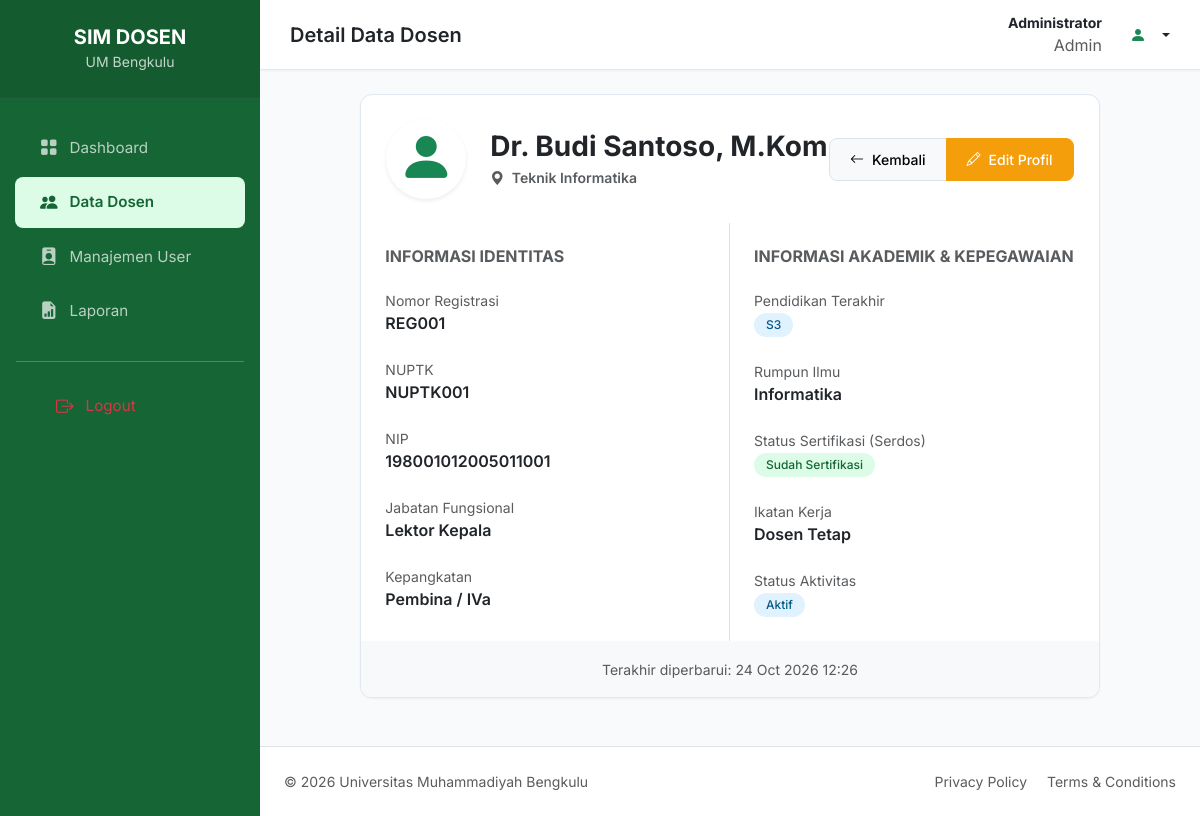
The app's page /dosen_detail.php?id=1 (signed in) with its own data.
### tables this page shows
CREATE TABLE dosen (
    id INT AUTO_INCREMENT PRIMARY KEY,
    nomor_registrasi VARCHAR(50),
    nuptk VARCHAR(50),
    nama VARCHAR(150) NOT NULL,
    nip VARCHAR(50),
    jabatan_fungsional VARCHAR(100),
    kepangkatan VARCHAR(100),
    pendidikan_terakhir VARCHAR(50),
    rumpun_ilmu VARCHAR(100),
    status_serdos VARCHAR(50),
    status_pegawai VARCHAR(50),
    ikatan_kerja VARCHAR(50),
    status_aktivitas VARCHAR(50),
    penempatan VARCHAR(100),
    created_at TIMESTAMP DEFAULT CURRENT_TIMESTAMP,
    updated_at TIMESTAMP DEFAULT CURRENT_TIMESTAMP ON UPDATE CURRENT_TIMESTAMP
);

### includes/auth.php (called while the page is built, shortened)
<?php
function isAdmin() {
    return isset($_SESSION['role']) && $_SESSION['role'] === 'admin';
}
?>

### dosen_detail.php (the view, shortened to what this page needs)
<?php
require_once 'config/db.php';
require_once 'includes/header.php';
$id = isset($_GET['id']) ? $_GET['id'] : die('ID tidak ditemukan');
$stmt = $pdo->prepare("SELECT * FROM dosen WHERE id = ?");
$stmt->execute([$id]);
$d = $stmt->fetch();
?>
<div class="row justify-content-center">
    <div class="col-lg-10">
        <div class="card overflow-hidden">
            <div class="card-header bg-soft-green py-4 border-0 d-flex justify-content-between align-items-center">
                <div class="d-flex align-items-center">
                    <div class="bg-white rounded-circle d-flex align-items-center justify-content-center shadow-sm me-4" style="width: 80px; height: 80px;">
                        <i class="bi bi-person-fill text-success display-4"></i>
                    </div>
                    <div>
                        <h3 class="mb-1 fw-bold text-deep-green"><?php echo $d['nama']; ?></h3>
                        <p class="mb-0 text-muted small"><i class="bi bi-geo-alt-fill me-1"></i> <?php echo $d['penempatan']; ?></p>
                    </div>
                </div>
                <div class="btn-group">
                    <a href="dosen_list.php" class="btn btn-light border btn-sm"><i class="bi bi-arrow-left me-2"></i>Kembali</a>
                    <?php if (isAdmin()): ?>
                    <a href="dosen_edit.php?id=<?php echo $d['id']; ?>" class="btn btn-warning btn-sm"><i class="bi bi-pencil me-2"></i>Edit Profil</a>
                    <?php endif; ?>
                </div>
            </div>
            <div class="card-body p-0">
                <div class="row g-0">
                    <div class="col-md-6 border-end">
                        <div class="p-4">
                            <h6 class="text-uppercase text-muted smaller fw-bold mb-4">Informasi Identitas</h6>
                            <div class="mb-4">
                                <label class="text-muted small d-block">Nomor Registrasi</label>
                                <div class="fw-semibold"><?php echo $d['nomor_registrasi'] ?: '-'; ?></div>
                            </div>
                            <div class="mb-4">
                                <label class="text-muted small d-block">NUPTK</label>
                                <div class="fw-semibold"><?php echo $d['nuptk'] ?: '-'; ?></div>
                            </div>
                            <div class="mb-4">
                                <label class="text-muted small d-block">NIP</label>
                                <div class="fw-semibold"><?php echo $d['nip'] ?: '-'; ?></div>
                            </div>
                            <div class="mb-4">
                                <label class="text-muted small d-block">Jabatan Fungsional</label>
                                <div class="fw-semibold text-primary-green"><?php echo $d['jabatan_fungsional'] ?: '-'; ?></div>
                            </div>
                            <div class="mb-0">
                                <label class="text-muted small d-block">Kepangkatan</label>
                                <div class="fw-semibold"><?php echo $d['kepangkatan'] ?: '-'; ?></div>
                            </div>
                        </div>
                    </div>
                    <div class="col-md-6">
                        <div class="p-4">
                            <h6 class="text-uppercase text-muted smaller fw-bold mb-4">Informasi Akademik & Kepegawaian</h6>
                            <div class="mb-4">
                                <label class="text-muted small d-block">Pendidikan Terakhir</label>
                                <span class="badge bg-soft-info"><?php echo $d['pendidikan_terakhir'] ?: '-'; ?></span>
                            </div>
                            <div class="mb-4">
                                <label class="text-muted small d-block">Rumpun Ilmu</label>
                                <div class="fw-semibold"><?php echo $d['rumpun_ilmu'] ?: '-'; ?></div>
                            </div>
                            <div class="mb-4">
                                <label class="text-muted small d-block">Status Sertifikasi (Serdos)</label>
                                <span class="badge <?php echo strpos($d['status_serdos'], 'Sudah') !== false ? 'bg-soft-success' : 'bg-soft-warning'; ?>">
                                    <?php echo $d['status_serdos'] ?: '-'; ?>
                                </span>
                            </div>
                            <div class="mb-4">
                                <label class="text-muted small d-block">Ikatan Kerja</label>
                                <div class="fw-semibold"><?php echo $d['ikatan_kerja'] ?: '-'; ?></div>
                            </div>
                            <div class="mb-0">
                                <label class="text-muted small d-block">Status Aktivitas</label>
                                <span class="badge bg-soft-info"><?php echo $d['status_aktivitas'] ?: '-'; ?></span>
                            </div>
                        </div>
                    </div>
                </div>
            </div>
            <div class="card-footer bg-light p-3 text-center border-0">
                <small class="text-muted italic">Terakhir diperbarui: <?php echo date('d M Y H:i', strtotime($d['updated_at'])); ?></small>
            </div>
        </div>
    </div>
</div>
<?php require_once 'includes/footer.php'; ?>

### assets/css/style.css (style rules this page uses)
:root { --deep-green: #166534; --primary-green: #15803D; --soft-green: #DCFCE7; --bg-color: #F8FAFC; --card-bg: #FFFFFF; --text-primary: #1F2937; --text-secondary: #64748B; --border-color: #E2E8F0; --success: #16A34A; --warning: #F59E0B; --danger: #DC2626; --sidebar-width: 260px; --navbar-height: 70px; --border-radius: 12px; --shadow-sm: 0 1px 2px 0 rgb(0 0 0 / 0.05); --shadow-md: 0 4px 6px -1px rgb(0 0 0 / 0.1), 0 2px 4px -2px rgb(0 0 0 / 0.1); }
body { background-color: var(--bg-color); color: var(--text-primary); font-family: 'Inter', -apple-system, BlinkMacSystemFont, "Segoe UI", Roboto, Helvetica, Arial, sans-serif; overflow-x: hidden; }
.card { border: 1px solid var(--border-color); border-radius: var(--border-radius); box-shadow: var(--shadow-sm); transition: transform 0.2s, box-shadow 0.2s; margin-bottom: 24px; }
.card-header { background-color: transparent; border-bottom: 1px solid var(--border-color); padding: 20px 25px; font-weight: 600; }
.card-body { padding: 25px; }
.btn { padding: 10px 20px; font-weight: 500; border-radius: 8px; transition: all 0.2s; }
.btn-warning { background-color: var(--warning); border-color: var(--warning); color: #fff; }
.badge { padding: 6px 12px; border-radius: 9999px; font-weight: 500; font-size: 0.75rem; }
.bg-soft-success { background-color: #DCFCE7; color: #166534; }
.bg-soft-info { background-color: #E0F2FE; color: #075985; }

### records on screen
dosen: nama "Dr. Budi Santoso, M.Kom", penempatan "Teknik Informatika", nomor_registrasi "REG001", nuptk "NUPTK001", nip "198001012005011001", jabatan_fungsional "Lektor Kepala", kepangkatan "Pembina / IVa", pendidikan_terakhir "S3", rumpun_ilmu "Informatika", status_serdos "Sudah Sertifikasi", ikatan_kerja "Dosen Tetap", status_aktivitas "Aktif", updated_at "24 Oct 2026 12:26"

### other values on screen
$_SESSION['nama_lengkap'] "Administrator"
$_SESSION['role'] "Admin"
